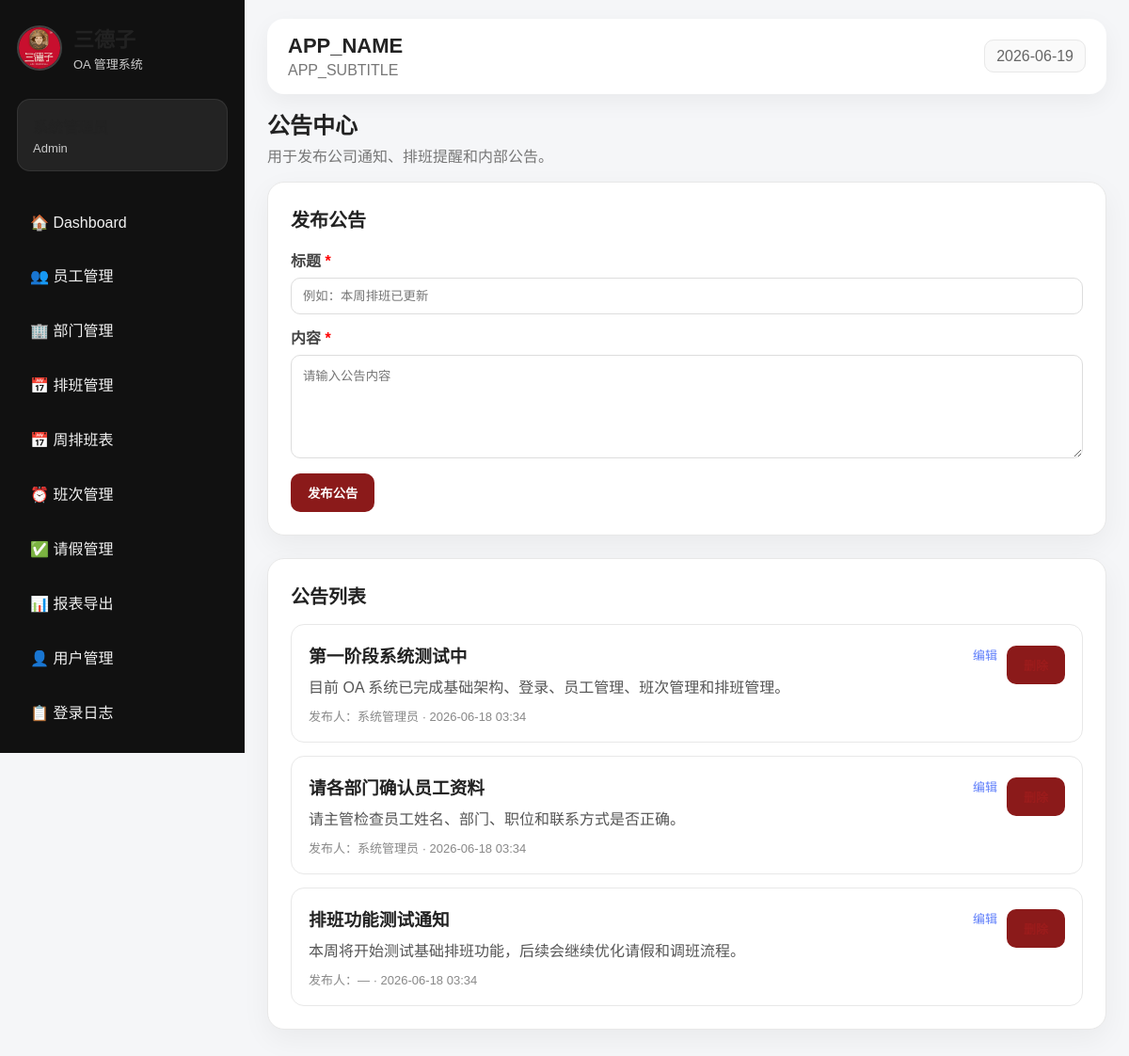
Screenshot of /announcements.php (signed in) with the database file from the repository.
### tables this page shows
CREATE TABLE announcements (
    id         INT AUTO_INCREMENT PRIMARY KEY,
    title      VARCHAR(200) NOT NULL,
    content    TEXT NOT NULL,
    created_by INT NULL,
    created_at TIMESTAMP DEFAULT CURRENT_TIMESTAMP,
    FOREIGN KEY (created_by) REFERENCES users(id) ON DELETE SET NULL
);

CREATE TABLE users (
    id            INT AUTO_INCREMENT PRIMARY KEY,
    employee_id   INT NULL,
    name          VARCHAR(100) NOT NULL,
    email         VARCHAR(150) NOT NULL UNIQUE,
    password_hash VARCHAR(255) NOT NULL,
    role          ENUM('Admin','Manager','Employee') NOT NULL DEFAULT 'Employee',
    status        ENUM('active','inactive') NOT NULL DEFAULT 'active',
    created_at    TIMESTAMP DEFAULT CURRENT_TIMESTAMP,
    FOREIGN KEY (employee_id) REFERENCES employees(id) ON DELETE SET NULL
);

### auth.php (called while the page is built, shortened)
<?php
function current_user() {
    return $_SESSION['user'] ?? null;
}
function has_role($roles) {
    $user = current_user();
    return in_array($user['role'], $roles);
}
function safe($value) {
    return htmlspecialchars((string)$value, ENT_QUOTES, 'UTF-8');
}
?>

### announcements.php (the view, shortened to what this page needs)
<?php
require_once __DIR__ . '/header.php';
$editAnnouncement = null;
$announcements = $pdo->query("
    SELECT a.*, u.name AS creator_name
    FROM announcements a
    LEFT JOIN users u ON a.created_by = u.id
    ORDER BY a.created_at DESC
")->fetchAll();
?>
<div class="page-title">
    <h2>公告中心</h2>
    <p>用于发布公司通知、排班提醒和内部公告。</p>
</div>
<?php if (has_role(['Admin', 'Manager'])): ?>
<section class="panel">
    <h2><?= $editAnnouncement ? '编辑公告' : '发布公告' ?></h2>
    <form method="POST">
        <label>标题 <span style="color:red">*</span></label>
        <input type="text" name="title" required
               placeholder="例如：本周排班已更新"
               value="<?= safe($editAnnouncement['title'] ?? '') ?>">
        <label style="margin-top:12px;">内容 <span style="color:red">*</span></label>
        <textarea name="content" required rows="5"
                  placeholder="请输入公告内容"><?= safe($editAnnouncement['content'] ?? '') ?></textarea>
        <div style="display:flex;gap:10px;margin-top:12px;">
            <button class="btn" type="submit"><?= $editAnnouncement ? '保存修改' : '发布公告' ?></button>
        </div>
    </form>
</section>
<?php endif; ?>
<section class="panel">
    <h2>公告列表</h2>
    <?php if ($announcements): ?>
    <div class="announcement-list">
        <?php foreach ($announcements as $a): ?>
            <div class="announcement-card">
                <div style="flex:1;min-width:0;">
                    <h3><?= safe($a['title']) ?></h3>
                    <p style="white-space:pre-wrap;word-break:break-word;"><?= safe($a['content']) ?></p>
                    <span style="font-size:13px;color:#888;">
                        发布人：<?= safe($a['creator_name'] ?? '—') ?> · <?= safe(substr($a['created_at'], 0, 16)) ?>
                    </span>
                </div>
                <?php if (has_role(['Admin', 'Manager'])): ?>
                <div style="display:flex;gap:10px;align-items:flex-start;flex-shrink:0;margin-top:4px;">
                    <a href="announcements.php?edit=<?= intval($a['id']) ?>"
                       style="font-size:13px;color:#5c7cfa;text-decoration:none;">编辑</a>
                    <form method="POST" onsubmit="return confirm('确定删除此公告？')">
                        <button type="submit" class="btn-link" style="color:#9b1c1c;font-size:13px;">删除</button>
                    </form>
                </div>
                <?php endif; ?>
            </div>
        <?php endforeach; ?>
    </div>
    <?php else: ?>
        <p style="color:#888;text-align:center;padding:32px 0;">暂无公告。</p>
    <?php endif; ?>
</section>
<?php require_once __DIR__ . '/footer.php'; ?>

### assets/style.css (style rules this page uses)
* { box-sizing: border-box; }
:root { --primary: #8b1a1a; --primary-dark: #641010; --bg: #f5f6f8; --card: #ffffff; --text: #222; --muted: #777; --border: #e8e8e8; --green: #2e7d32; }
body { margin: 0; font-family: Arial, "Microsoft YaHei", sans-serif; background: var(--bg); color: var(--text); }
a { color: var(--primary); text-decoration: none; }
.page-title { margin-bottom: 14px; }
.page-title h2 { margin: 0; font-size: 24px; }
.page-title p { color: var(--muted); margin-top: 4px; }
.panel { background: white; border-radius: 18px; padding: 24px; box-shadow: 0 10px 30px rgba(0,0,0,0.05); border: 1px solid var(--border); margin-bottom: 24px; }
.panel h2 { margin-top: 0; font-size: 20px; }
label { display: block; color: #444; font-weight: bold; margin-top: 12px; }
input, select, textarea { width: 100%; border: 1px solid #ddd; border-radius: 10px; padding: 11px 12px; margin-top: 7px; font-family: inherit; }
textarea { min-height: 110px; resize: vertical; }
button, .btn-light { display: inline-block; border: none; background: var(--primary); color: white; padding: 11px 18px; border-radius: 10px; cursor: pointer; font-weight: bold; }
.announcement-list { display: grid; gap: 14px; }
.announcement-card { border: 1px solid var(--border); padding: 18px; border-radius: 14px; display: flex; justify-content: space-between; gap: 20px; }
.announcement-card h3 { margin: 0 0 8px; }
.announcement-card p { color: #555; margin: 0 0 10px; }
.announcement-card span { color: var(--muted); font-size: 13px; }

### rows the page displays
announcements: title "第一阶段系统测试中", content "目前 OA 系统已完成基础架构、登录、员工管理、班次管理和排班管理。", created_by.name "系统管理员", created_at "2026-06-18 03:34"
announcements: title "请各部门确认员工资料", content "请主管检查员工姓名、部门、职位和联系方式是否正确。", created_by.name "系统管理员", created_at "2026-06-18 03:34"
announcements: title "排班功能测试通知", content "本周将开始测试基础排班功能，后续会继续优化请假和调班流程。", creator_name "—", created_at "2026-06-18 03:34"

### other values shown
safe($user['role']) "Admin"
safe(APP_NAME) "APP_NAME"
safe(APP_SUBTITLE) "APP_SUBTITLE"
